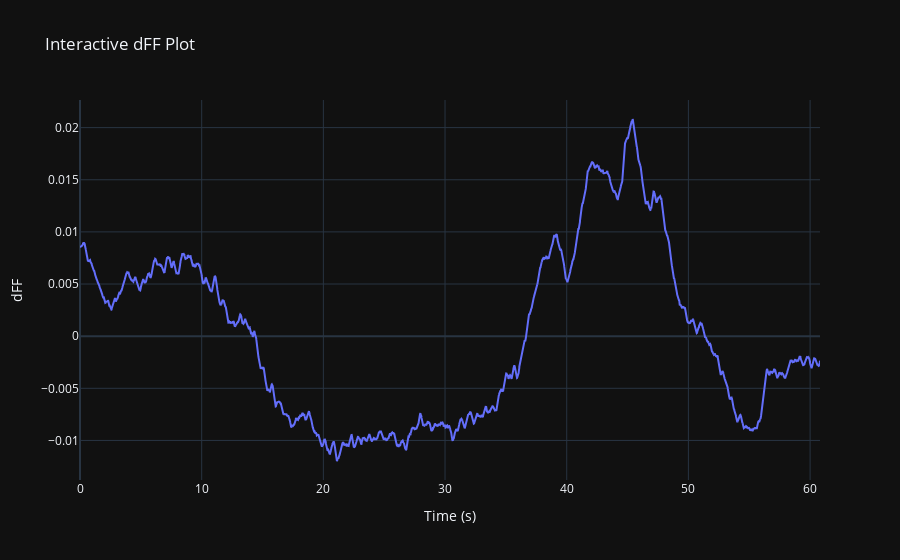

The code cell stored with this chart in its notebook:
### Code cell
# Define the PPD file path
ppd_file_path = r'H:\fp_test\1194_test-2024-06-05-112648.ppd'
#ppd_file_path = r'H:\fp_test\1195_test-2024-06-05-113638.ppd'
#ppd_file_path = r'H:\fp_test\1196_test-2024-06-05-114030.ppd'

# Extract the filename without the extension
filename = os.path.splitext(os.path.basename(ppd_file_path))[0]

# Load the data from the CSV file
data = import_ppd(ppd_file_path, low_pass=20, high_pass=0.001)

# Convert sample index to time vector
time = np.arange(len(data['analog_1'])) / 130

# http://dx.doi.org/10.1016/j.cell.2015.07.014
# dFF using 405 fit as baseline
reg= np.polyfit(data['analog_2'], data['analog_1'], 1) # ch1 is 465nm, ch2 is 405nm 
fit_405=reg[0]*data['analog_2']+reg[1]
dFF=(data['analog_1']-fit_405)/fit_405 #this gives deltaF/F
data['fit_405']=fit_405
data['dFF']=dFF

# Create the figure and subplots
fig, (ax1, ax2) = plt.subplots(1, 2, figsize=(12, 6))

# Plot 1
ax1.plot(time, data['analog_1'], label='analog_1')
ax1.plot(time, data['analog_2'], label='analog_2')
ax1.plot(time, data['fit_405'], label='fit_405')

# Set plot 1 properties
ax1.set_xlabel('Time')
ax1.set_ylabel('Value')
ax1.set_title('Plot 1')
ax1.legend()

# Plot 2
ax2.plot(time, data['dFF'], label='dFF')

# Set plot 2 properties
ax2.set_xlabel('Time')
ax2.set_ylabel('Value')
ax2.set_title('Plot 2')
ax2.legend()

# Adjust spacing between subplots
plt.tight_layout()

# Set the figure title
fig.suptitle(filename)

# Save the figure as PNG with 300 dpi
save_path = os.path.join(os.path.dirname(ppd_file_path), filename + '.png')
fig.savefig(save_path, dpi=300)

# Display the plots
plt.show()

# Apply Savitzky-Golay filter to smooth dFF
smoothed_dFF = savgol_filter(dFF, window_length=51, polyorder=3)

# Plot the smoothed dFF
plt.plot(time, smoothed_dFF, label='Smoothed dFF')
plt.xlabel('Time')
plt.ylabel('Value')
plt.title('Smoothed dFF Plot')
plt.legend()
plt.show()

# Create the plot
fig = go.Figure()

# Add a trace
fig.add_trace(go.Scatter(x=time, y=smoothed_dFF, mode='lines', name='dFF'))

# Customize the layout
fig.update_layout(
    title='Interactive dFF Plot',
    xaxis_title='Time (s)',
    yaxis_title='dFF',
    template='plotly_dark'
)

# Show the plot
fig.show()

### Figure 1 — Plotly figure (JSON) as saved in the notebook; plotly's stock layout.template omitted (floating-point values rounded to 4 significant figures; data arrays with more than 128 entries replaced by an {"elided": "..."} marker saying what was removed)
{"data": [{"mode": "lines", "name": "dFF", "type": "scatter", "x": {"elided": "7907 float values"}, "y": {"elided": "7907 float values"}}], "layout": {"title": {"text": "Interactive dFF Plot"}, "xaxis": {"title": {"text": "Time (s)"}}, "yaxis": {"title": {"text": "dFF"}}}}
